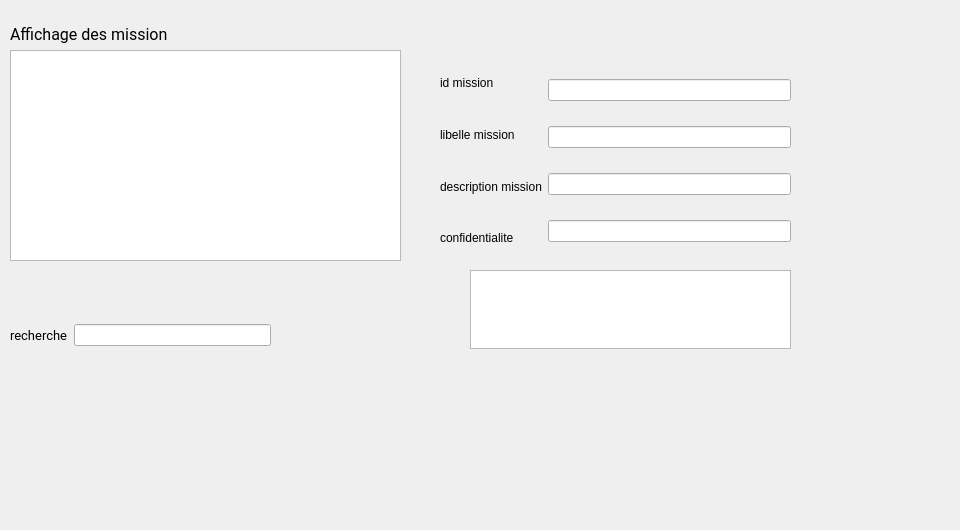
      <widget class="QWidget" name="tab_23">
       <attribute name="title">
        <string>Gestion des missions</string>
       </attribute>
       <widget class="QWidget" name="horizontalLayoutWidget_30">
        <property name="geometry">
         <rect>
          <x>10</x>
          <y>50</y>
          <width>391</width>
          <height>211</height>
         </rect>
        </property>
        <layout class="QHBoxLayout" name="horizontalLayout_29">
         <item>
          <widget class="QTableView" name="tab_mission"/>
         </item>
        </layout>
       </widget>
       <widget class="QTableView" name="recherche_tab_6">
        <property name="geometry">
         <rect>
          <x>470</x>
          <y>270</y>
          <width>321</width>
          <height>79</height>
         </rect>
        </property>
       </widget>
       <widget class="QWidget" name="horizontalLayoutWidget_31">
        <property name="geometry">
         <rect>
          <x>440</x>
          <y>60</y>
          <width>351</width>
          <height>201</height>
         </rect>
        </property>
        <layout class="QHBoxLayout" name="horizontalLayout_30">
         <item>
          <layout class="QVBoxLayout" name="verticalLayout_25">
           <item>
            <widget class="QLabel" name="label_87">
             <property name="styleSheet">
              <string notr="true">font: 10pt &quot;Roboto&quot;;</string>
             </property>
             <property name="text">
              <string>id mission</string>
             </property>
            </widget>
           </item>
           <item>
            <widget class="QLabel" name="label_88">
             <property name="text">
              <string>libelle mission</string>
             </property>
            </widget>
           </item>
           <item>
            <widget class="QLabel" name="label_89">
             <property name="text">
              <string>description mission</string>
             </property>
            </widget>
           </item>
           <item>
            <widget class="QLabel" name="label_90">
             <property name="text">
              <string>confidentialite</string>
             </property>
            </widget>
           </item>
          </layout>
         </item>
         <item>
          <layout class="QVBoxLayout" name="verticalLayout_26">
           <item>
            <widget class="QLineEdit" name="id_miss_mod_2"/>
           </item>
           <item>
            <widget class="QLineEdit" name="libelle_miss_mod_2"/>
           </item>
           <item>
            <widget class="QLineEdit" name="description_mod_2"/>
           </item>
           <item>
            <widget class="QLineEdit" name="confidentialite_mod_2"/>
           </item>
          </layout>
         </item>
        </layout>
       </widget>
       <widget class="QPushButton" name="pdf_p_6">
        <property name="geometry">
         <rect>
          <x>180</x>
          <y>20</y>
          <width>81</width>
          <height>21</height>
         </rect>
        </property>
        <property name="styleSheet">
         <string notr="true">
background-color: transparent;
background: none;
border: none;
background-repeat: none;
border-image: url(:/img_mus/pdf.png);</string>
        </property>
        <property name="text">
         <string/>
        </property>
       </widget>
       <widget class="QPushButton" name="tri_p_6">
        <property name="geometry">
         <rect>
          <x>260</x>
          <y>20</y>
          <width>71</width>
          <height>21</height>
         </rect>
        </property>
        <property name="styleSheet">
         <string notr="true">font: 10pt &quot;Roboto&quot;;

background-color: transparent;
background: none;
border: none;
background-repeat: none;
border-image: url(:/img_mus/trierr.png);</string>
        </property>
        <property name="text">
         <string/>
        </property>
       </widget>
       <widget class="QLabel" name="label_110">
        <property name="geometry">
         <rect>
          <x>10</x>
          <y>-70</y>
          <width>161</width>
          <height>209</height>
         </rect>
        </property>
        <property name="font">
         <font>
          <family>Roboto</family>
          <pointsize>12</pointsize>
          <weight>50</weight>
          <italic>false</italic>
          <bold>false</bold>
         </font>
        </property>
        <property name="styleSheet">
         <string notr="true">font: 12pt &quot;Roboto&quot;;</string>
        </property>
        <property name="text">
         <string>Affichage des mission</string>
        </property>
       </widget>
       <widget class="QPushButton" name="afficherp_6">
        <property name="geometry">
         <rect>
          <x>460</x>
          <y>20</y>
          <width>111</width>
          <height>23</height>
         </rect>
        </property>
        <property name="styleSheet">
         <string notr="true">border-image: url(:/img_mus/afficher.png);
background-color: transparent;
background: none;
border: none;
background-repeat: none;</string>
        </property>
        <property name="text">
         <string/>
        </property>
       </widget>
       <widget class="QPushButton" name="modifierp_6">
        <property name="geometry">
         <rect>
          <x>680</x>
          <y>20</y>
          <width>111</width>
          <height>23</height>
         </rect>
        </property>
        <property name="styleSheet">
         <string notr="true">background-color: transparent;
border-image: url(:/img_mus/modifier.png);
background: none;
border: none;
background-repeat: none;
font: 10pt &quot;Roboto&quot;;</string>
        </property>
        <property name="text">
         <string/>
        </property>
       </widget>
       <widget class="QPushButton" name="supprimer_7">
        <property name="geometry">
         <rect>
          <x>570</x>
          <y>20</y>
          <width>111</width>
          <height>23</height>
         </rect>
        </property>
        <property name="styleSheet">
         <string notr="true">
background-color: transparent;
background: none;
border: none;
background-repeat: none;
font: 10pt &quot;Roboto&quot;;
border-image: url(:/img_mus/delete.png);</string>
        </property>
        <property name="text">
         <string/>
        </property>
       </widget>
       <widget class="QPushButton" name="recherchep_6">
        <property name="geometry">
         <rect>
          <x>290</x>
          <y>320</y>
          <width>81</width>
          <height>21</height>
         </rect>
        </property>
        <property name="styleSheet">
         <string notr="true">background-color: transparent;
background: none;
border-image: url(:/img_mus/recherche.png);
border: none;
background-repeat: none;</string>
        </property>
        <property name="text">
         <string/>
        </property>
       </widget>
       <widget class="QPushButton" name="makeShot_4">
        <property name="geometry">
         <rect>
          <x>330</x>
          <y>20</y>
          <width>81</width>
          <height>21</height>
         </rect>
        </property>
        <property name="styleSheet">
         <string notr="true">background-color: transparent;
background: none;
border-image: url(:/img_mus/makeshot.png);
border: none;
background-repeat: none;</string>
        </property>
        <property name="text">
         <string/>
        </property>
       </widget>
       <widget class="QWidget" name="horizontalLayoutWidget_29">
        <property name="geometry">
         <rect>
          <x>10</x>
          <y>310</y>
          <width>261</width>
          <height>51</height>
         </rect>
        </property>
        <layout class="QHBoxLayout" name="horizontalLayout_28">
         <item>
          <widget class="QLabel" name="label_86">
           <property name="font">
            <font>
             <family>Roboto</family>
             <pointsize>10</pointsize>
             <weight>50</weight>
             <italic>false</italic>
             <bold>false</bold>
            </font>
           </property>
           <property name="styleSheet">
            <string notr="true">font: 10pt &quot;Roboto&quot;;</string>
           </property>
           <property name="text">
            <string>recherche</string>
           </property>
          </widget>
         </item>
         <item>
          <widget class="QLineEdit" name="id_rechercher_6"/>
         </item>
        </layout>
       </widget>
       <widget class="QLabel" name="label_33">
        <property name="geometry">
         <rect>
          <x>-100</x>
          <y>-130</y>
          <width>951</width>
          <height>521</height>
         </rect>
        </property>
        <property name="text">
         <string/>
        </property>
        <property name="pixmap">
         <pixmap resource="image.qrc">:/img_mus/12.png</pixmap>
        </property>
       </widget>
       <widget class="QPushButton" name="recherchep_11">
        <property name="geometry">
         <rect>
          <x>370</x>
          <y>320</y>
          <width>81</width>
          <height>21</height>
         </rect>
        </property>
        <property name="styleSheet">
         <string notr="true">background-color: transparent;
background: none;
border-image: url(:/img_mus/recherche.png);
border: none;
background-repeat: none;</string>
        </property>
        <property name="text">
         <string/>
        </property>
       </widget>
       <zorder>label_33</zorder>
       <zorder>horizontalLayoutWidget_30</zorder>
       <zorder>recherche_tab_6</zorder>
       <zorder>horizontalLayoutWidget_31</zorder>
       <zorder>pdf_p_6</zorder>
       <zorder>tri_p_6</zorder>
       <zorder>label_110</zorder>
       <zorder>afficherp_6</zorder>
       <zorder>modifierp_6</zorder>
       <zorder>supprimer_7</zorder>
       <zorder>recherchep_6</zorder>
       <zorder>makeShot_4</zorder>
       <zorder>horizontalLayoutWidget_29</zorder>
       <zorder>recherchep_11</zorder>
      </widget>
